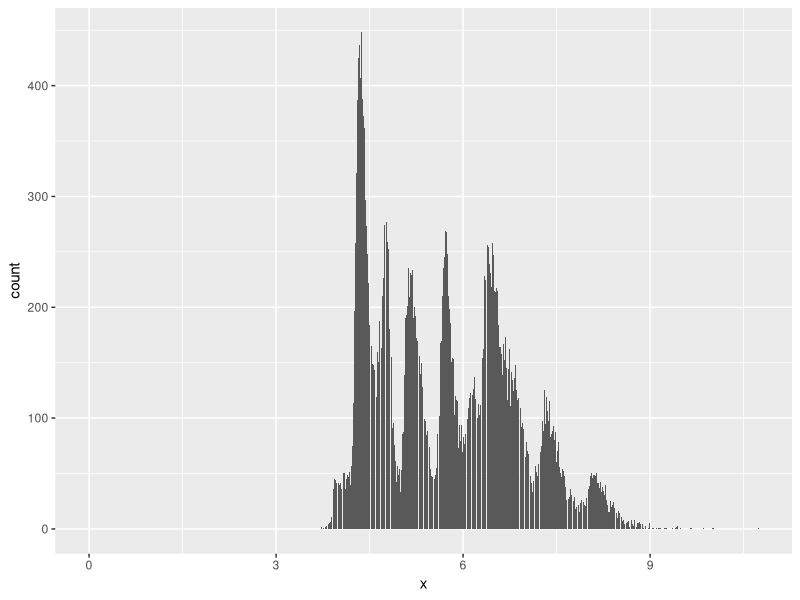
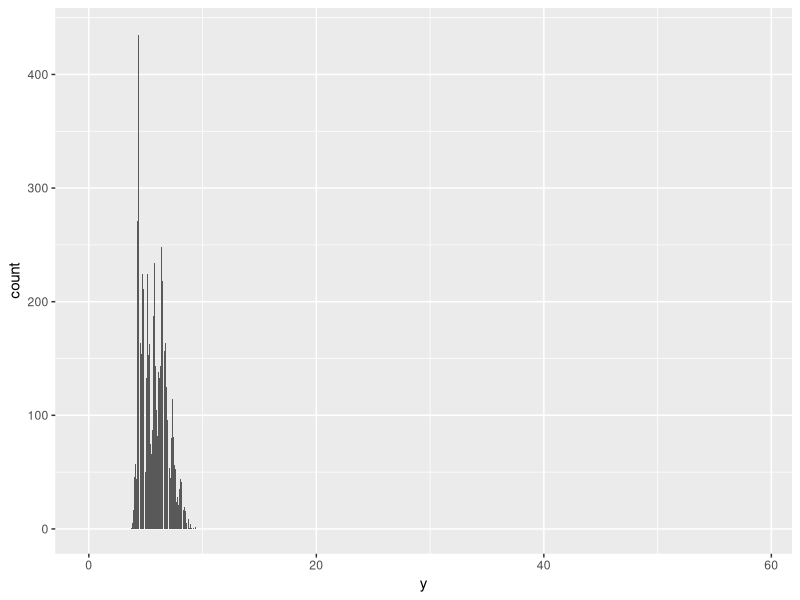
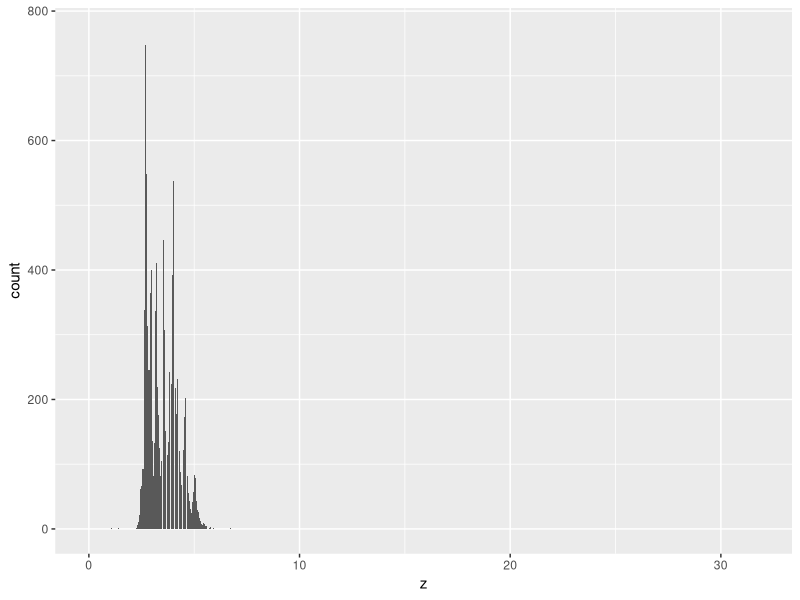
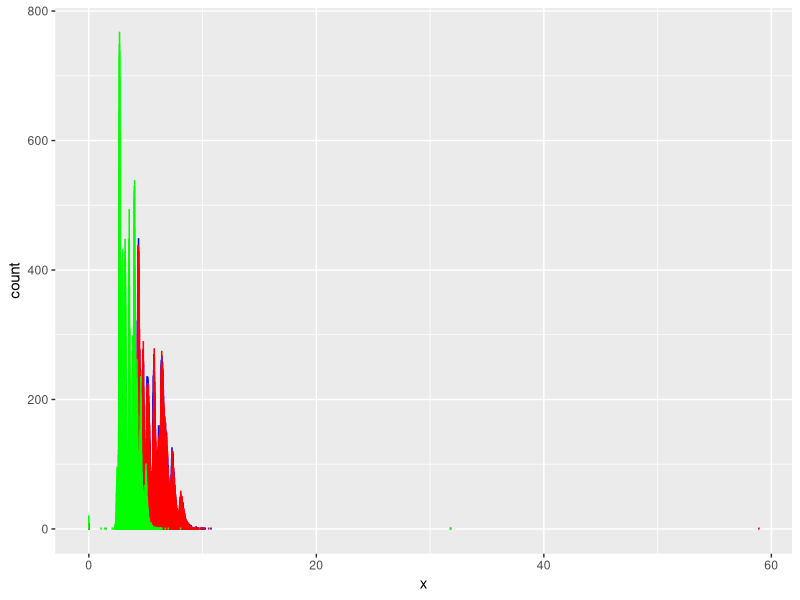
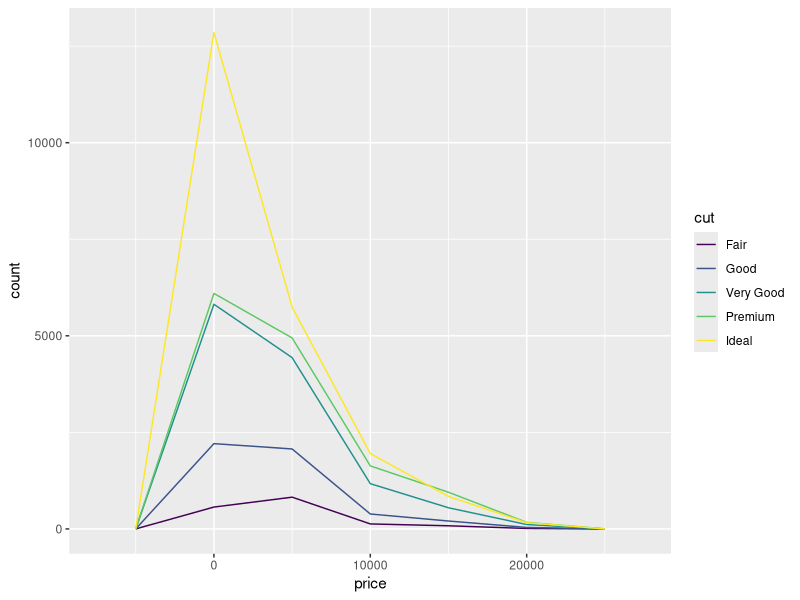
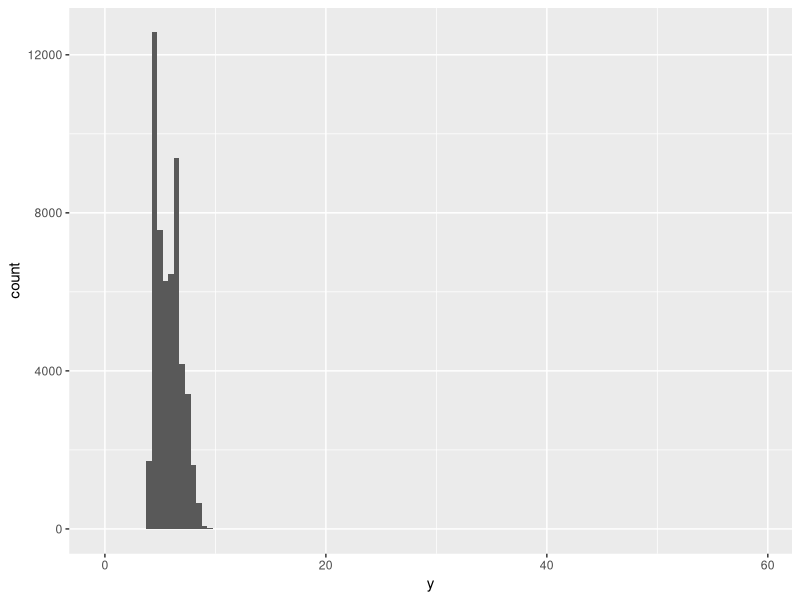
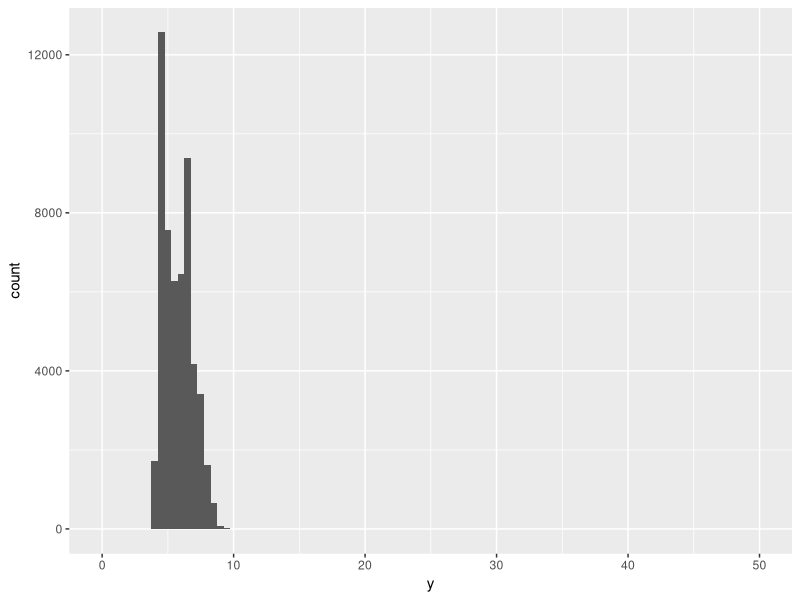
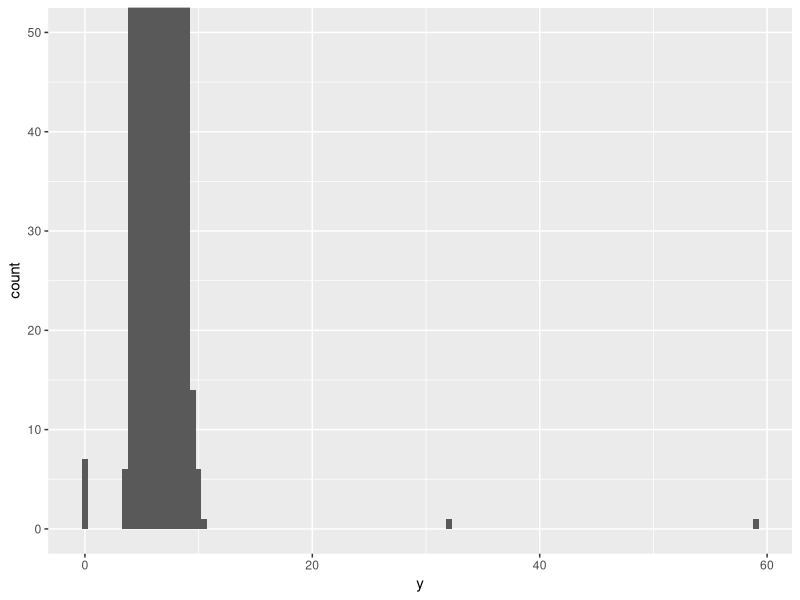

Reproduce these figures in R, in order.
## ---- chunk 1
knitr::opts_chunk$set(echo = FALSE)

options(dplyr.summarise.inform = FALSE)

# install.packages("tidyverse")
# install.packages(c("gapminder", "Lahman", "nycflights13", "palmerpenguins", "wakefield"))
library(tidyverse)
## ---- chunk 2
# ?diamonds

unusual <- diamonds %>% 
  filter(y < 3 | y > 20) %>% 
  select(price, x, y, z) %>%
  arrange(y)
unusual

ggplot(data = diamonds) +
  geom_bar(mapping = aes(x = x))

ggplot(data = diamonds) +
  geom_bar(mapping = aes(x = y))

ggplot(data = diamonds) +
  geom_bar(mapping = aes(x = z))

ggplot(data = diamonds) +
  geom_bar(mapping = aes(x = x), color = "blue") +
  geom_bar(mapping = aes(x = y), color = "red") +
  geom_bar(mapping = aes(x = z), color = "green")
## ---- chunk 3
# ?geom_freqpoly

ggplot(data = diamonds, mapping = aes(x = price)) + 
  geom_freqpoly(mapping = aes(colour = cut), binwidth = 5000)
## ---- chunk 4
# ?diamonds

diamonds
filter(diamonds, carat == "0.99" )
filter(diamonds, carat == "1" )
## ---- chunk 5
p <- ggplot(diamonds, aes(x = y)) +
  geom_histogram(binwidth = 0.5) 
p

p + coord_cartesian(xlim = c(0,50))
p + coord_cartesian(ylim = c(0,50))
